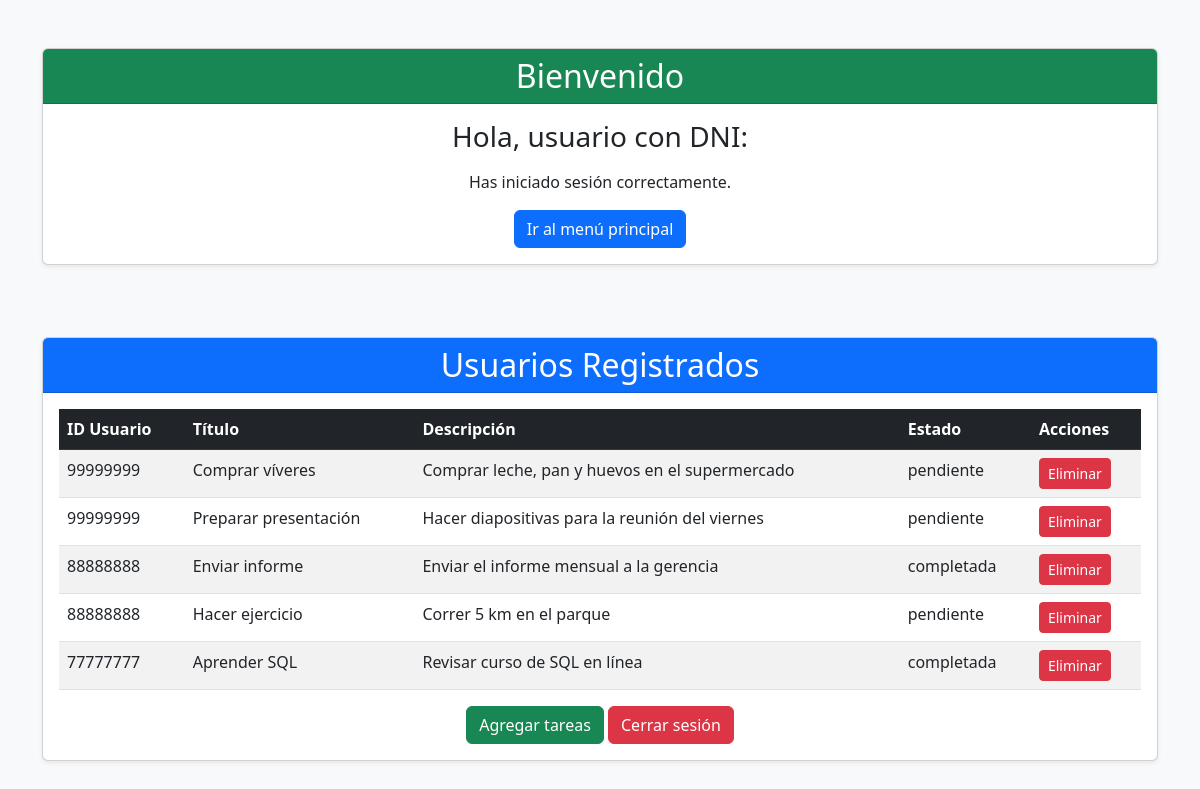
The app's page /Programacion_H2_2ºT_MarioSanz/vista/controlsesion.php with its own data.
### tables this page shows
CREATE TABLE tareas (
    id_tarea INT AUTO_INCREMENT PRIMARY KEY,
    id_usuario INT NOT NULL,
    titulo VARCHAR(100) NOT NULL,
    descripcion TEXT,
    estado ENUM('pendiente', 'completada') DEFAULT 'pendiente',
    FOREIGN KEY (id_usuario) REFERENCES usuarios(id)
);

### Programacion_H2_2ºT_MarioSanz/config/class_conexion.php (called while the page is built, shortened)
<?php
class Conexion {
    private $servidor = "localhost";
    private $usuario = "root";
    private $password = "1234";
    private $base_datos = "gestor_tareas";
    public function __construct() {
        $this->conexion = new mysqli($this->servidor, $this->usuario, $this->password, $this->base_datos);
    }
}
?>

### Programacion_H2_2ºT_MarioSanz/controlador/RegistroController.php (called while the page is built, shortened)
<?php
require_once "../modelo/class_registro.php";
class UsuariosController {
    private $Usuario;
    public function __construct() {
        $this->Usuario = new Usuario();
    }
    public function listartareas() {
        return $this->Usuario->obtenertareas();
    }
}

### Programacion_H2_2ºT_MarioSanz/modelo/class_registro.php (called while the page is built, shortened)
<?php
require_once '../config/class_conexion.php';
class usuario {
    private $conexion;
    public function __construct() {
        $this->conexion = new Conexion();
    }
    public function obtenertareas() {
        $query = "SELECT * FROM tareas";
        $resultado = $this->conexion->conexion->query($query);
        $usuarios = [];
        while ($fila = $resultado->fetch_assoc()) {
            $usuarios[] = $fila;
        }
        return $usuarios;
    }
}

### Programacion_H2_2ºT_MarioSanz/vista/controlsesion.php (the view, shortened to what this page needs)
<?php
$id_usuario = htmlspecialchars($_GET["id_usuario"]);
?>
<!DOCTYPE html>
<html lang="es">
<head>
    <link href="https://cdn.jsdelivr.net/npm/bootstrap@5.3.0/dist/css/bootstrap.min.css" rel="stylesheet">
</head>
<body class="bg-light">
    <div class="container mt-5">
        <div class="card shadow-sm">
            <div class="card-header bg-success text-white">
                <h2 class="text-center m-0">Bienvenido</h2>
            </div>
            <div class="card-body text-center">
                <h3 class="mb-3">Hola, usuario con DNI: <strong><?php echo $id_usuario; ?></strong></h3>
                <p>Has iniciado sesión correctamente.</p>
                <a href="../index.php" class="btn btn-primary">Ir al menú principal</a>
            </div>
        </div>
    </div>
    <br>
    <?php
require_once "../controlador/RegistroController.php";
$controller = new UsuariosController();
$Usuarios = $controller->listartareas();
?>
<!DOCTYPE html>
<html lang="es">
<head>
    <link href="https://cdn.jsdelivr.net/npm/bootstrap@5.3.0/dist/css/bootstrap.min.css" rel="stylesheet">
</head>
<body class="bg-light">
    <div class="container mt-5">
        <div class="card shadow-sm">
            <div class="card-header bg-primary text-white">
                <h2 class="text-center m-0">Usuarios Registrados</h2>
            </div>
            <div class="card-body">
            <table class="table table-striped table-hover">
    <thead class="table-dark">
        <tr>
            <th>ID Usuario</th>
            <th>Título</th>
            <th>Descripción</th>
            <th>Estado</th>
            <th>Acciones</th>
        </tr>
    </thead>
    <tbody>
        <?php foreach ($Usuarios as $usuario): ?>
            <tr>
                <td><?= $usuario["id_usuario"] ?></td>
                <td><?= $usuario["titulo"] ?></td>
                <td><?= $usuario["descripcion"] ?></td>
                <td><?= $usuario["estado"] ?></td>
                <td>
                    <a href="eliminar_tarea.php?id=<?= $usuario["id_tarea"] ?>" class="btn btn-sm btn-danger">Eliminar</a>
                </td>
            </tr>
        <?php endforeach; ?>
    </tbody>
</table>
<div class="text-center mt-3">
<a href="registrar_tarea.php?id_usuario=<?= urlencode($id_usuario) ?>" class="btn btn-success">Agregar tareas</a>
<a href="registrar_tarea.php" class="btn btn-danger">Cerrar sesión</a>
</div>
</body>
</html>

### records on screen
tareas: id_usuario "99999999", titulo "Comprar víveres", descripcion "Comprar leche, pan y huevos en el supermercado", estado "pendiente"
tareas: id_usuario "99999999", titulo "Preparar presentación", descripcion "Hacer diapositivas para la reunión del viernes", estado "pendiente"
tareas: id_usuario "88888888", titulo "Enviar informe", descripcion "Enviar el informe mensual a la gerencia", estado "completada"
tareas: id_usuario "88888888", titulo "Hacer ejercicio", descripcion "Correr 5 km en el parque", estado "pendiente"
tareas: id_usuario "77777777", titulo "Aprender SQL", descripcion "Revisar curso de SQL en línea", estado "completada"
